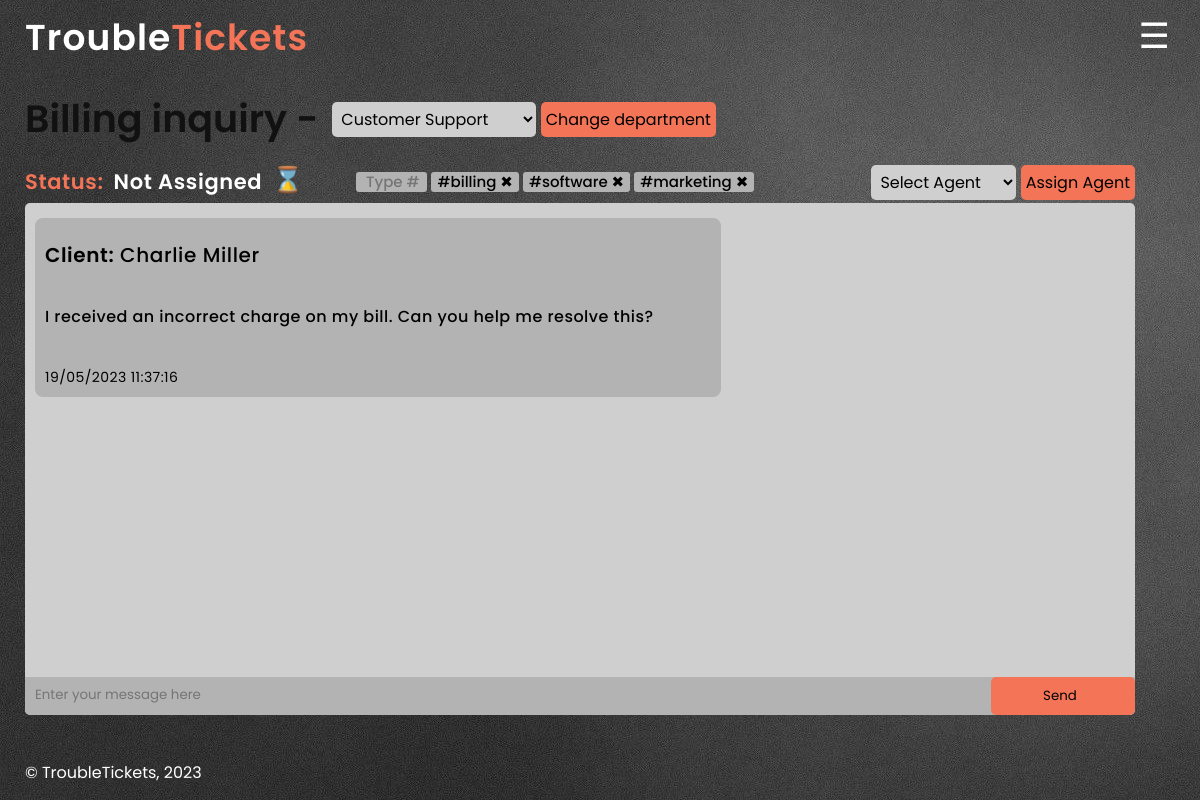
Page /pages/message.php?id=2 (signed in) on the earlier database version.
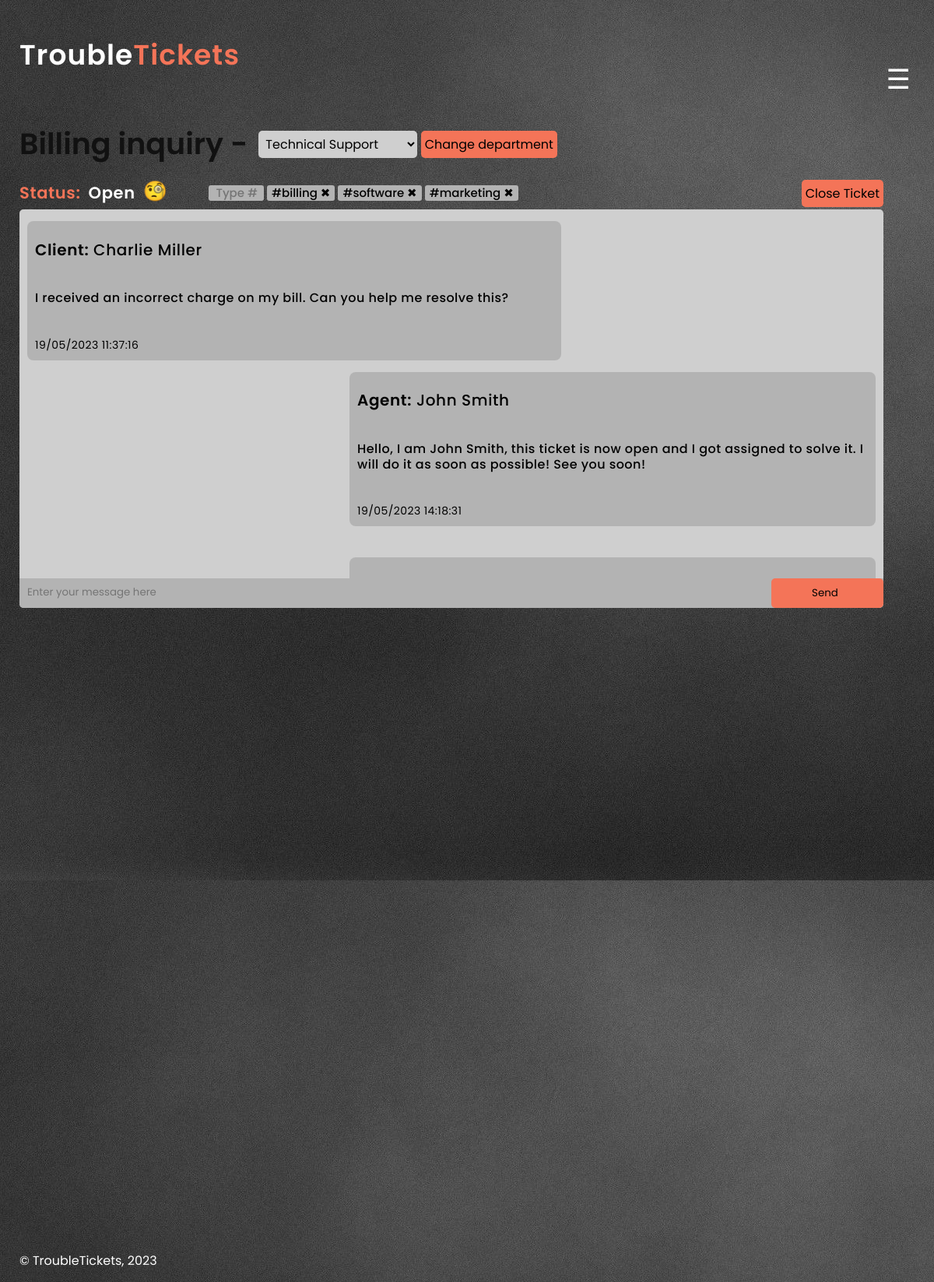
Same page on the later database version.
### tables this page shows
CREATE TABLE TICKETS (
ticket_id INTEGER PRIMARY KEY AUTOINCREMENT,
agent_id INTEGER,
client_id INTEGER NOT NULL,
department_id INTEGER NOT NULL,
status VARCHAR(255) CHECK( status IN ('Open','Closed','Not Assigned') ) NOT NULL,
title VARCHAR(255) NOT NULL,
FOREIGN KEY(department_id) REFERENCES DEPARTMENTS(department_id),
FOREIGN KEY(client_id) REFERENCES CLIENTS(client_id),
FOREIGN KEY(agent_id) REFERENCES AGENTS(agent_id)
);

CREATE TABLE DEPARTMENTS (
department_id INTEGER PRIMARY KEY AUTOINCREMENT,
department_name VARCHAR(255) NOT NULL
);

CREATE TABLE TICKET_HASHTAGS (
ticket_id INTEGER NOT NULL,
hashtag_id INTEGER NOT NULL,
PRIMARY KEY (ticket_id, hashtag_id),
FOREIGN KEY(ticket_id) REFERENCES TICKETS(ticket_id),
FOREIGN KEY(hashtag_id) REFERENCES HASHTAGS(hashtag_id)
);

CREATE TABLE MESSAGES (
message_id INTEGER PRIMARY KEY AUTOINCREMENT,
ticket_id INTEGER NOT NULL,
message_content VARCHAR(255) NOT NULL,
date_created TIMESTAMP DEFAULT CURRENT_TIMESTAMP NOT NULL,
client_id INTEGER NOT NULL,
FOREIGN KEY(ticket_id) REFERENCES TICKETS(ticket_id),
FOREIGN KEY(client_id) REFERENCES CLIENTS(client_id)
);

CREATE TABLE CLIENTS (
client_id INTEGER PRIMARY KEY AUTOINCREMENT,
username VARCHAR(255) NOT NULL,
password VARCHAR(255) NOT NULL,
email VARCHAR(255) NOT NULL
);

### database/client.class.php (called while the page is built, shortened)
<?php
class Client
{
    public function __construct(int $id, string $username, string $email, string $password)
    {
        $this->id = $id;
        $this->username = $username;
    }
    static function getClientById(PDO $db, int $id): ?Client
    {
        $stmt = $db->prepare(
            'SELECT client_id, username, password, email FROM  CLIENTS WHERE client_id = ?'
        );
        $stmt->execute(array($id));
        $user = $stmt->fetch();
        if ($user) {
            return new Client(
                intval($user['client_id']),
                $user['username'],
                $user['email'],
                $user['password']
            );
        } else {
            return null;
        }
    }
    static function isAgent(PDO $db, $id)
    {
        $stmt = $db->prepare('SELECT * FROM AGENTS WHERE client_id = ?');
        $stmt->execute(array($id));
        return ($stmt->fetch() !== false);
    }
} ?>

### database/ticket.class.php (called while the page is built, shortened)
<?php
class Ticket
{
    public function __construct(int $id, ?int $agent_id, int $client_id, int $department_id, string $status, string $title)
    {
        $this->id = $id;
        $this->agent_id = $agent_id;
        $this->client_id = $client_id;
        $this->department_id = $department_id;
        $this->status = $status;
        $this->title = $title;
    }
    static function getTicketById(PDO $db, int $id): ?Ticket
    {
        $stmt = $db->prepare('SELECT ticket_id, agent_id, client_id, department_id, status, title FROM TICKETS WHERE ticket_id = ?');
        $stmt->execute(array($id));
        $ticket = $stmt->fetch();
        if ($ticket) {
            return new Ticket(
                intval($ticket['ticket_id']),
                $ticket['agent_id'] ?? null,
                $ticket['client_id'],
                $ticket['department_id'],
                $ticket['status'],
                $ticket['title']
            );
        } else {
            return null;
        }
    }
}

### utils/session.php (called while the page is built, shortened)
<?php
  class Session {
    public function getId() : ?int {
      return isset($_SESSION['id']) ? intval($_SESSION['id']) : null;
    }
  }
?>

### database/department.class.php (called while the page is built, shortened)
<?php
class Department
{
    public function __construct(int $id, string $name)
    {
        $this->name = (string) $name;
    }
    static function getDepartmentById(PDO $db, int $id): ?Department
    {
        $stmt = $db->prepare('SELECT department_id, department_name FROM DEPARTMENTS WHERE department_id = ?');
        $stmt->execute(array($id));
        $department = $stmt->fetch();
        if ($department) {
            return new Department(
                intval($department['department_id']),
                $department['department_name']
            );
        } else {
            return null;
        }
    }
}
?>

### database/hashtag.class.php (called while the page is built, shortened)
<?php
class Hashtag {
    public function __construct(?int $hashtag_id, string $hashtag_name) {
        $this->hashtag_id = $hashtag_id;
        $this->hashtag_name = $hashtag_name;
    }
    static function getTicketHashtags(PDO $db, int $ticket_id): array {
        $sql = "SELECT TICKET_HASHTAGS.hashtag_id, HASHTAGS.hashtag_name FROM TICKET_HASHTAGS JOIN HASHTAGS ON TICKET_HASHTAGS.hashtag_id = HASHTAGS.hashtag_id WHERE ticket_id = ?";
        $stmt = $db->prepare($sql);
        $stmt->execute([$ticket_id]);
        $hashtags = array();
        while ($hashtag = $stmt->fetch()) {
            $hashtags[] = new Hashtag(
                $hashtag['hashtag_id'],
                $hashtag['hashtag_name']
            );
        }
        return $hashtags;
        }
}
?>

### database/messages.class.php (called while the page is built, shortened)
<?php
class Message
{
    public function __construct(int $id, int $ticket_id, int $client_id, string $message, DateTime $date_created)
    {
        $this->ticket_id = $ticket_id;
        $this->client_id = $client_id;
        $this->message = $message;
        $this->date_created = $date_created;
    }
    static function getMessages(PDO $db, int $count): array
    {
        $stmt = $db->prepare(
            'SELECT message_id, ticket_id, client_id, message_content, date_created FROM MESSAGES LIMIT ?'
        );
        $stmt->execute(array($count));
        $messages = array();
        while ($message = $stmt->fetch()) {
            $messages[] = new Message(
                $message['message_id'],
                $message['ticket_id'],
                $message['client_id'],
                $message['message_content'],
                new DateTime($message['date_created']),
            );
        }
        return $messages;
    }
}
?>

### templates/message_template.php (the view, shortened to what the changed rows need)
<?php
function output_message(PDO $db, Ticket $ticket, Session $session)
{ ?>
  <?php
  require_once(__DIR__ . '/../database/connection.db.php');
  require_once(__DIR__ . '/../database/client.class.php');
  require_once(__DIR__ . '/../database/ticket.class.php');
  require_once(__DIR__ . '/../database/messages.class.php');
  require_once(__DIR__ . '/../database/department.class.php');
  require_once(__DIR__ . '/../database/hashtag.class.php');
  $user = Client::getClientById($db, $session->getId());
  $client = Client::getClientById($db, $ticket->client_id);
  if ($ticket->status != 'Not Assigned') {
    $agent = Client::getClientById($db, $ticket->agent_id);
  }
  $messages = Message::getMessages($db, 100);
  $hashtags = Hashtag::getTicketHashtags($db, $ticket->id);
  ?>
  <section id='chat' class='chat'>
    <?php }
    if (Client::isAgent($db, $user->id)) { ?>
      <div class='full-line'>
        <h2><?php echo $ticket->title . ' -&nbsp;' ?> </h2>
        <div class='change-status' id='department'>
          <form action="../actions/action_change_department.php" method="post">
            <select name="department_id" id="department_id">
              <option value="<?php echo $ticket->department_id ?>"><?php echo Department::getDepartmentById($db, $ticket->department_id)->name ?></option>
            </select>
            <input type="submit" value="Change department">
          </form>
        </div>
      </div>
    <?php } ?>
    <?php
    if ($ticket->status == 'Open') { ?>
      <div class='full-line' id='red'>
        <h3>Status: </h3>
        <h3 data-ticketid='<?php echo $ticket->id ?>'><?php echo $ticket->status ?></h3>
        <span class="dot"></span>
        <?php if (Client::isAgent($db, $user->id)) { ?>
          <div class='hashtags'>
            <input type="text" id="new-hashtag" name="new-hashtag" autocomplete='on' placeholder="<?php echo '&nbsp;' ?> Type #">
            <?php foreach ($hashtags as $hashtag) { ?>
              <input type="button" class="remove-hashtag" data-name="<?php echo $hashtag->hashtag_id ?>" value='<?php echo $hashtag->hashtag_name . ' &#10006;' ?>'></input>
            <?php } ?>
          </div>
        <?php } ?>
        <div class='change-status'>
          <form action="../actions/action_close_ticket.php" method="post">
            <input type="submit" value="Close Ticket">
          </form>
        </div>
      </div>
    <?php }
    if ($ticket->status == 'Not Assigned') { ?>
      <div class='full-line' id='yellow'>
        <h3>Status: </h3>
        <h3 data-ticketid='<?php echo $ticket->id ?>'><?php echo $ticket->status ?></h3>
        <span class="dot"></span>
        <?php if (Client::isAgent($db, $user->id)) { ?>
          <div class='hashtags'>
            <input type="text" id="new-hashtag" name="new-hashtag" autocomplete='on' placeholder="<?php echo '&nbsp;' ?> Type #">
            <?php foreach ($hashtags as $hashtag) { ?>
              <input type="button" class="remove-hashtag" data-name="<?php echo $hashtag->hashtag_id ?>" value='<?php echo $hashtag->hashtag_name . ' &#10006;' ?>'></input>
            <?php } ?>
          </div>
        <?php } ?>
        <?php if (Client::isAgent($db, $user->id) && $ticket->status == 'Not Assigned') { ?>
          <div class='change-status'>
            <form action="../actions/action_assing_agent.php" method="post">
              <select name="agent_id" id="agent_id">
                <option value="0">Select Agent</option>
                <?php
                $agents = Client::getClients($db);
                foreach ($agents as $agent) { ?>
                  <?php if (Client::isAgent($db, $agent->id) && $user->id != $agent->id) { ?>
                    <option value="<?php echo $agent->id ?>"><?php echo $agent->username ?></option>
                <?php }
                } ?>
              </select>
              <input type="submit" value="Assign Agent">
            </form>
          </div>
        <?php } ?>
      </div>
    <?php }
    if ($ticket->status == 'Closed') { ?>
    <div class="messages">
      <div class="text">
        <?php
        foreach ($messages as $message) {
          if ($message->ticket_id == $ticket->id) {
            if ($message->client_id == $ticket->client_id) { ?>
              <div class='client-message'>
                <div class='full-line'>
                  <h4>Client:</h4>
                  <h4><?php echo '&nbsp;';
                      echo $client->username
                      ?></h4>
                </div>
                <p><?php echo $message->message ?></p>
                <h5><?php echo $message->date_created->format('d/m/Y H:i:s') ?></h5>
              </div>
              <?php }
            if ($ticket->status != 'Not Assigned') {
              if ($message->client_id == $ticket->agent_id) { ?>
                <div class='agent-message'>
                  <div class='full-line'>
                    <h4>Agent:</h4>
                    <h4><?php echo '&nbsp;';
                        echo $agent->username
                        ?></h4>
                  </div>
                  <p><?php echo $message->message ?></p>
                  <h5><?php echo $message->date_created->format('d/m/Y H:i:s') ?></h5>
                </div>
        <?php }
            }
          }
        }
        ?>
      </div>
    </div>
  </section>
<?php
}
?>

Differences in the rows shown:
changed tickets "Billing inquiry": department_id "Customer Support" → "Technical Support"; agent_id empty → 1 (drawn); status "Not Assigned" → "Open"
added messages: client.username "John Smith", message_content "Hello, I am John Smith, this ticket is now open and I got assigned to solve it. I will do it as soon as possible! See you soon!", format "19/05/2023 14:18:31"
Other differences:
form field value: (not shown) → "Close Ticket"
form field agent_id: "Select Agent" → (not shown)
form field value: "Assign Agent" → (not shown)
